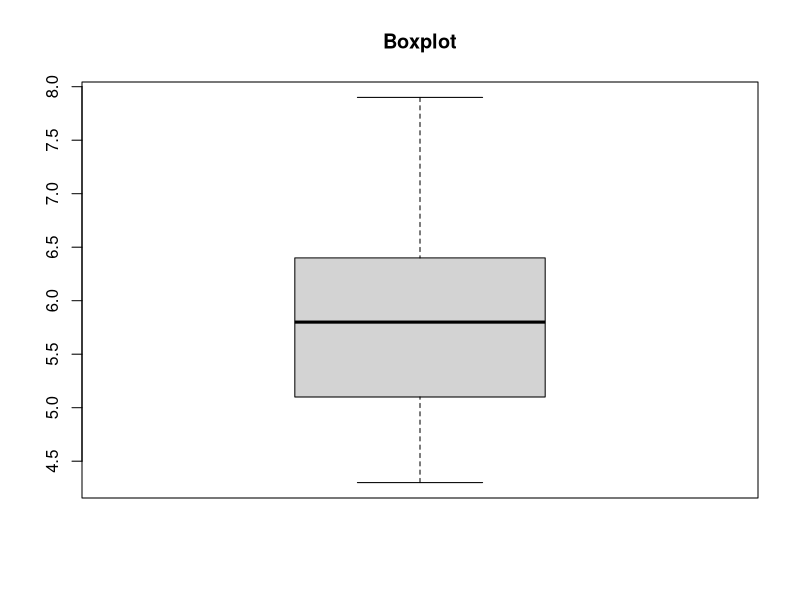
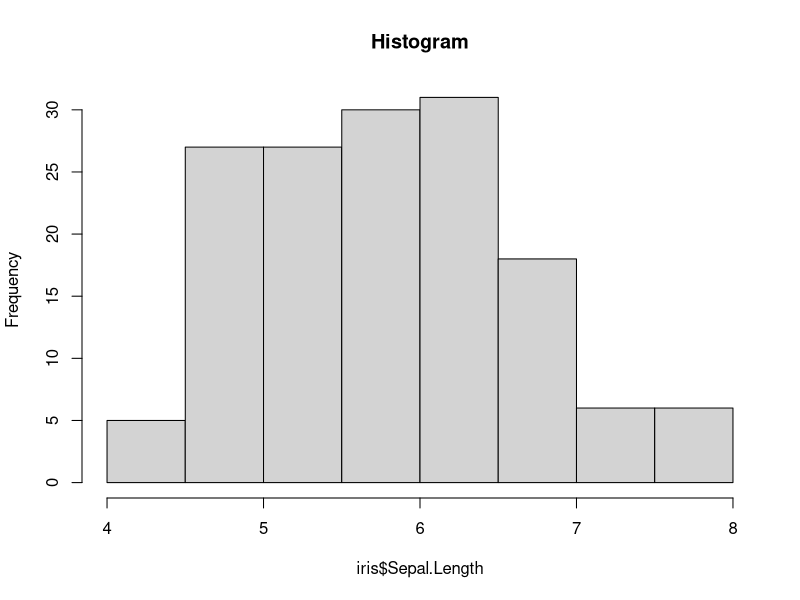
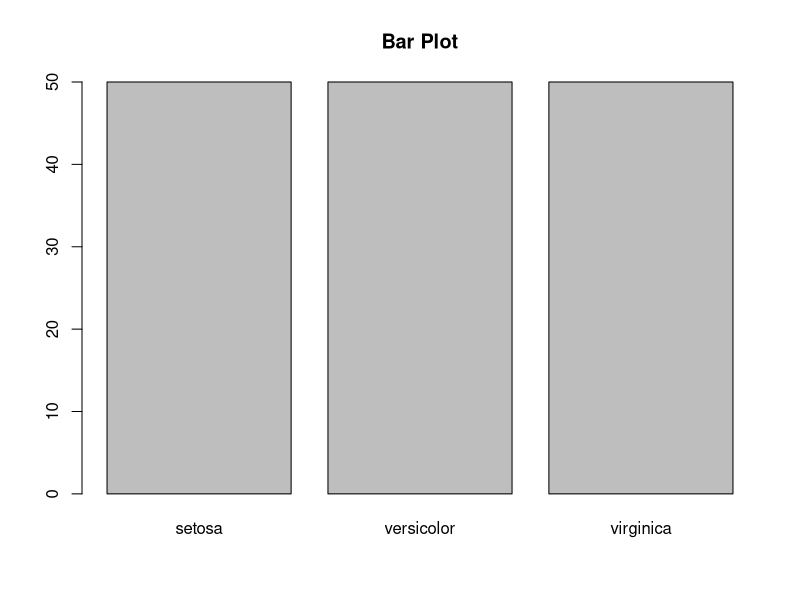
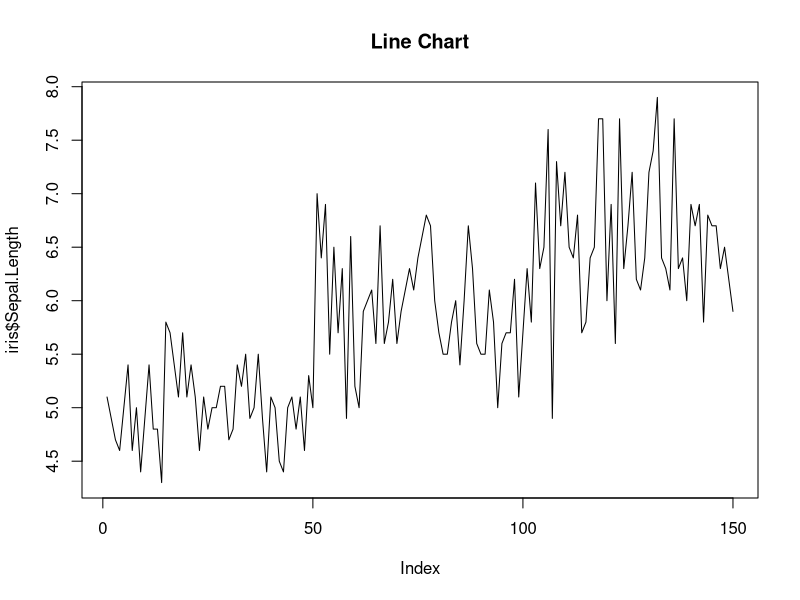
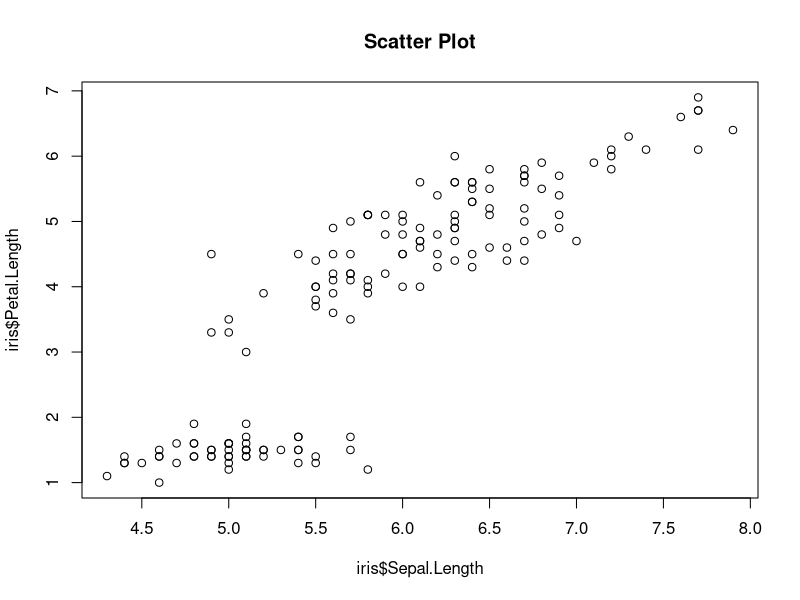

Source code (R) for these figures, in order:
data(iris)

boxplot(iris$Sepal.Length, main="Boxplot")

hist(iris$Sepal.Length, main="Histogram")

barplot(table(iris$Species), main="Bar Plot")

plot(iris$Sepal.Length, type="l", main="Line Chart")

plot(iris$Sepal.Length, iris$Petal.Length,
     main="Scatter Plot")
